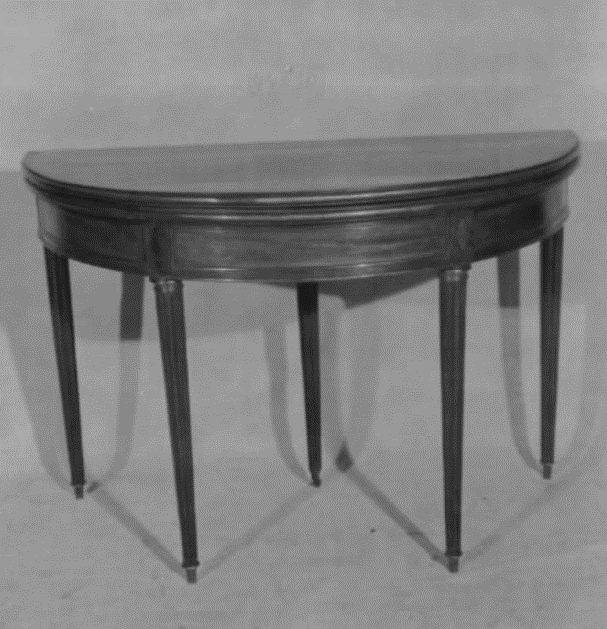
#> input picture test_dataset_gray/speeltafel_mccp.png, 607 x 629 px, found by its file name
$ jupyter execute akaze_playground.ipynb
#> lines starting #> are read from the running program, lines starting #| are printed output that depends on the picture; long printed decimals are rounded
[cell 1]
import cv2
import numpy as np
import matplotlib.pyplot as plt
import os

[cell 2]
def compute_similarity(image1_path, image2_path):
    # Load the images
#> called with image1_path = 'munich_test_no_back/speeltafel_mccp.png', image2_path = 'nk_test_no_back/speeltafel_nk.png'
    img1 = cv2.imread(image1_path, cv2.IMREAD_GRAYSCALE)
#> img1 is the input picture: shape (629, 607); min 23, max 175, mean 129.1
    img2 = cv2.imread(image2_path, cv2.IMREAD_GRAYSCALE)
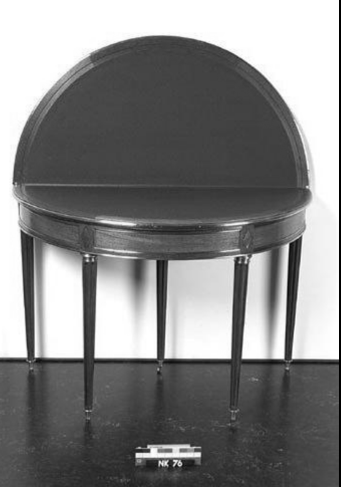
#> input picture test_dataset_gray/speeltafel_nk.png, 341 x 487 px, found by its file name
#> img2 is the input picture: shape (487, 341); min 0, max 255, mean 134.1


    if img1 is None or img2 is None:
        raise ValueError("One or both of the image paths are invalid.")

    # Initialize the akaze detector
    akaze = cv2.AKAZE_create()

    # Detect keypoints and compute descriptors
    kp1, des1 = akaze.detectAndCompute(img1, None)
#> kp1 = 132 keypoints; strongest (x, y, size): (483, 269, 16.1), (130, 329, 16.1), (316, 482, 8.1), (534, 248, 8.1)
    kp2, des2 = akaze.detectAndCompute(img2, None)
#> kp2 = 191 keypoints; strongest (x, y, size): (278, 353, 8.1), (219, 346, 16.1), (250, 350, 11.4), (247, 353, 8.1)

    # Initialize the BFMatcher
    bf = cv2.BFMatcher(cv2.NORM_HAMMING, crossCheck=True)

    # Match descriptors
    matches = bf.match(des1, des2)
#> matches = 35 matches

    # Sort them in the order of their distance
    matches = sorted(matches, key=lambda x: x.distance)

    # Apply RANSAC to find the best transformation
    src_pts = np.float32([kp1[m.queryIdx].pt for m in matches]).reshape(-1, 1, 2)
#> src_pts = 35 rows, first 8: [116.8, 275.8], [330.7, 313], [433.6, 283.7], [47.15, 251.5], [285.2, 298], [557.9, 235.5], [195.7, 346.3], [451.9, 291.9]
    dst_pts = np.float32([kp2[m.trainIdx].pt for m in matches]).reshape(-1, 1, 2)
#> dst_pts = 35 rows, first 8: [48.69, 353.7], [77.9, 352.4], [229.2, 260.3], [254.9, 71.61], [86.14, 265.7], [298.1, 241.4], [99.42, 293.7], [159.7, 284.3]

    # Use RANSAC to find the best transformation matrix
    M, mask = cv2.findHomography(src_pts, dst_pts, cv2.RANSAC, 10.0)
#> M = [[-0.0192, -1.16, 319.3], [-0.0588, -0.909, 240.6], [-0.000169, -0.00378, 1]]; mask = 35 values, max 1 at index 7, min 0 at index 0, mean 0.229

    # Calculate the number of inliers
    num_inliers = np.sum(mask)
#> num_inliers = 8

    # Compute the similarity score based on the number of inliers
    similarity_score = num_inliers / len(matches)
#> similarity_score = 0.229

    return similarity_score

# Example usage:
# image1_path = 'nk_collection_meubels_cleaned/meubel_1.jpg'
# image2_path = 'nk_collection_meubels_cleaned/meubel_2.jpg'

image1_path = 'munich_test_no_back/speeltafel_mccp.png'
image2_path = 'nk_test_no_back/speeltafel_nk.png'

similarity_score = compute_similarity(image1_path, image2_path)
#> similarity_score = 0.229
print(f"Similarity Score: {similarity_score}")
#| Similarity Score: 0.2286

[cell 3]
def visualize_keypoints(image_path):
    # Load the image
#> called with image_path = 'munich_test_no_back/speeltafel_mccp.png'
    img = cv2.imread(image_path, cv2.IMREAD_GRAYSCALE)
    if img is None:
        raise ValueError("The image path is invalid.")

    # Initialize the AKAZE detector
    akaze = cv2.AKAZE_create()

    # Detect keypoints and descriptors with AKAZE
    kp, des = akaze.detectAndCompute(img, None)
#> kp has the same summary as kp1 in compute_similarity

    # Draw keypoints on the image
    img_with_keypoints = cv2.drawKeypoints(img, kp, None, color=(255, 0, 0), flags=cv2.DrawMatchesFlags_DEFAULT)

    # Display the image with keypoints
    plt.imshow(img_with_keypoints, cmap='gray')
    plt.title(f'Image: {image_name(image1_path)} Keypoints')
    plt.axis('off')
    plt.show()

def image_name(image_path):
    return os.path.splitext(os.path.basename(image_path))[0]

visualize_keypoints(image1_path)
visualize_keypoints(image2_path)
#> call 2 of visualize_keypoints, with image_path = 'nk_test_no_back/speeltafel_nk.png'
#> in visualize_keypoints (call 2), `kp, des = akaze.detectAndCompute(img, None)`: kp has the same summary as kp2 in compute_similarity
#> in visualize_keypoints (call 2), `img_with_keypoints = cv2.drawKeypoints(img, kp, None, color=(255, 0, 0..`:
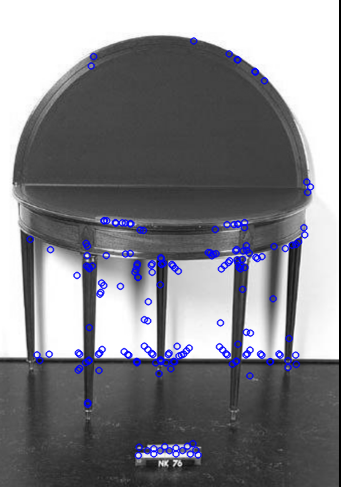
#> img_with_keypoints: shape (487, 341, 3); mean of channels 0, 1, 2 136.5, 130.9, 130.9; drawn as B, G, R
